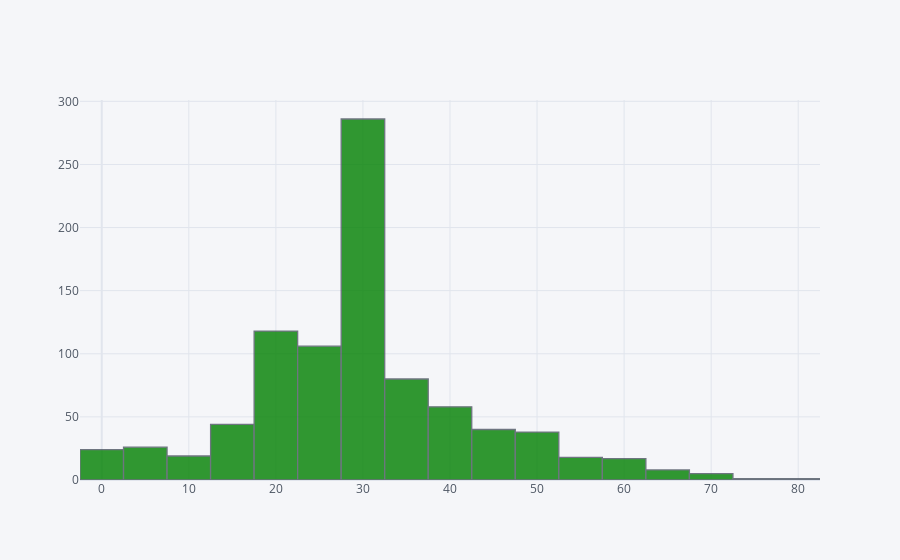

Notebook code cell kept with this figure:
### Code cell
train['Age'].iplot(kind='hist',bins=20,color='green')

### Figure 1 — Plotly figure (JSON) as saved in the notebook; plotly's stock layout.template omitted (floating-point values rounded to 4 significant figures; data arrays with more than 128 entries replaced by an {"elided": "..."} marker saying what was removed)
{"data": [{"histfunc": "count", "histnorm": "", "marker": {"color": "rgba(0, 128, 0, 1.0)", "line": {"color": "#4D5663", "width": 1.3}}, "name": "Age", "nbinsx": 20, "opacity": 0.8, "orientation": "v", "x": {"elided": "889 float values"}, "type": "histogram"}], "layout": {"barmode": "overlay", "legend": {"bgcolor": "#F5F6F9", "font": {"color": "#4D5663"}}, "paper_bgcolor": "#F5F6F9", "plot_bgcolor": "#F5F6F9", "title": {"font": {"color": "#4D5663"}}, "xaxis": {"gridcolor": "#E1E5ED", "showgrid": true, "tickfont": {"color": "#4D5663"}, "title": {"font": {"color": "#4D5663"}, "text": ""}, "zerolinecolor": "#E1E5ED"}, "yaxis": {"gridcolor": "#E1E5ED", "showgrid": true, "tickfont": {"color": "#4D5663"}, "title": {"font": {"color": "#4D5663"}, "text": ""}, "zerolinecolor": "#E1E5ED"}}}
